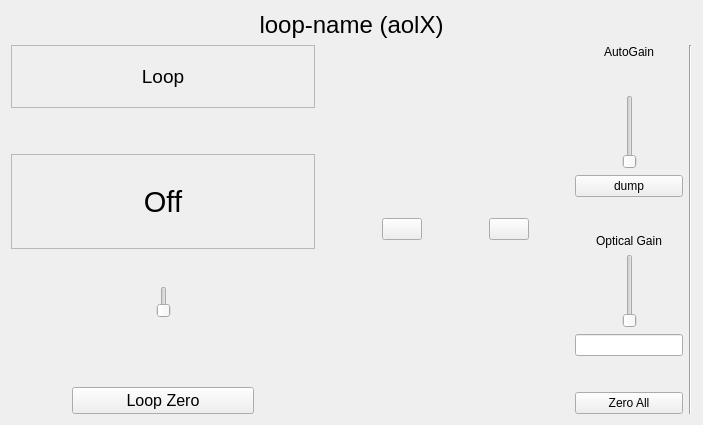
<?xml version="1.0" encoding="UTF-8"?>
<ui version="4.0">
 <class>loopCtrl</class>
 <widget class="QWidget" name="loopCtrl">
  <property name="geometry">
   <rect>
    <x>0</x>
    <y>0</y>
    <width>703</width>
    <height>425</height>
   </rect>
  </property>
  <property name="windowTitle">
   <string>Form</string>
  </property>
  <property name="windowIcon">
   <iconset>
    <normaloff>:/icons/controller-classic.png</normaloff>:/icons/controller-classic.png</iconset>
  </property>
  <layout class="QGridLayout" name="gridLayout">
   <item row="0" column="0">
    <layout class="QVBoxLayout" name="verticalLayout" stretch="3,2,0">
     <item>
      <widget class="QLabel" name="label_LoopName">
       <property name="font">
        <font>
         <pointsize>18</pointsize>
        </font>
       </property>
       <property name="text">
        <string>loop-name (aolX)</string>
       </property>
       <property name="alignment">
        <set>Qt::AlignCenter</set>
       </property>
      </widget>
     </item>
     <item>
      <spacer name="verticalSpacer_3">
       <property name="orientation">
        <enum>Qt::Vertical</enum>
       </property>
       <property name="sizeHint" stdset="0">
        <size>
         <width>20</width>
         <height>40</height>
        </size>
       </property>
      </spacer>
     </item>
     <item>
      <layout class="QHBoxLayout" name="horizontalLayout_2" stretch="5,1,0,1,0,0,0,0">
       <item>
        <layout class="QVBoxLayout" name="vl_loopStatus" stretch="2,0,3,1,1,2,0">
         <item>
          <widget class="QLabel" name="label_loop">
           <property name="font">
            <font>
             <pointsize>14</pointsize>
            </font>
           </property>
           <property name="frameShape">
            <enum>QFrame::StyledPanel</enum>
           </property>
           <property name="text">
            <string>Loop</string>
           </property>
           <property name="alignment">
            <set>Qt::AlignCenter</set>
           </property>
          </widget>
         </item>
         <item>
          <spacer name="verticalSpacer_6">
           <property name="orientation">
            <enum>Qt::Vertical</enum>
           </property>
           <property name="sizeHint" stdset="0">
            <size>
             <width>20</width>
             <height>40</height>
            </size>
           </property>
          </spacer>
         </item>
         <item>
          <widget class="QLabel" name="label_loop_state">
           <property name="font">
            <font>
             <pointsize>22</pointsize>
            </font>
           </property>
           <property name="frameShape">
            <enum>QFrame::StyledPanel</enum>
           </property>
           <property name="text">
            <string>Off</string>
           </property>
           <property name="alignment">
            <set>Qt::AlignCenter</set>
           </property>
          </widget>
         </item>
         <item>
          <spacer name="verticalSpacer">
           <property name="orientation">
            <enum>Qt::Vertical</enum>
           </property>
           <property name="sizeHint" stdset="0">
            <size>
             <width>20</width>
             <height>40</height>
            </size>
           </property>
          </spacer>
         </item>
         <item>
          <layout class="QHBoxLayout" name="horizontalLayout_8" stretch="1,10,1">
           <item>
            <spacer name="horizontalSpacer_3">
             <property name="orientation">
              <enum>Qt::Horizontal</enum>
             </property>
             <property name="sizeHint" stdset="0">
              <size>
               <width>40</width>
               <height>20</height>
              </size>
             </property>
            </spacer>
           </item>
           <item>
            <widget class="xqt::toggleSlider" name="slider_loop">
             <property name="focusPolicy">
              <enum>Qt::NoFocus</enum>
             </property>
            </widget>
           </item>
           <item>
            <spacer name="horizontalSpacer_4">
             <property name="orientation">
              <enum>Qt::Horizontal</enum>
             </property>
             <property name="sizeHint" stdset="0">
              <size>
               <width>40</width>
               <height>20</height>
              </size>
             </property>
            </spacer>
           </item>
          </layout>
         </item>
         <item>
          <spacer name="verticalSpacer_2">
           <property name="orientation">
            <enum>Qt::Vertical</enum>
           </property>
           <property name="sizeHint" stdset="0">
            <size>
             <width>20</width>
             <height>40</height>
            </size>
           </property>
          </spacer>
         </item>
         <item>
          <layout class="QHBoxLayout" name="horizontalLayout" stretch="1,3,1">
           <item>
            <spacer name="horizontalSpacer_5">
             <property name="orientation">
              <enum>Qt::Horizontal</enum>
             </property>
             <property name="sizeHint" stdset="0">
              <size>
               <width>40</width>
               <height>20</height>
              </size>
             </property>
            </spacer>
           </item>
           <item>
            <widget class="QPushButton" name="button_LoopZero">
             <property name="font">
              <font>
               <pointsize>12</pointsize>
              </font>
             </property>
             <property name="focusPolicy">
              <enum>Qt::NoFocus</enum>
             </property>
             <property name="text">
              <string>Loop Zero</string>
             </property>
            </widget>
           </item>
           <item>
            <spacer name="horizontalSpacer_6">
             <property name="orientation">
              <enum>Qt::Horizontal</enum>
             </property>
             <property name="sizeHint" stdset="0">
              <size>
               <width>40</width>
               <height>20</height>
              </size>
             </property>
            </spacer>
           </item>
          </layout>
         </item>
        </layout>
       </item>
       <item>
        <spacer name="horizontalSpacer">
         <property name="orientation">
          <enum>Qt::Horizontal</enum>
         </property>
         <property name="sizeHint" stdset="0">
          <size>
           <width>40</width>
           <height>20</height>
          </size>
         </property>
        </spacer>
       </item>
       <item>
        <widget class="xqt::gainCtrl" name="gainCtrl"/>
       </item>
       <item>
        <spacer name="horizontalSpacer_2">
         <property name="orientation">
          <enum>Qt::Horizontal</enum>
         </property>
         <property name="sizeHint" stdset="0">
          <size>
           <width>40</width>
           <height>20</height>
          </size>
         </property>
        </spacer>
       </item>
       <item>
        <widget class="xqt::gainCtrl" name="mcCtrl"/>
       </item>
       <item>
        <spacer name="horizontalSpacer_7">
         <property name="orientation">
          <enum>Qt::Horizontal</enum>
         </property>
         <property name="sizeHint" stdset="0">
          <size>
           <width>40</width>
           <height>20</height>
          </size>
         </property>
        </spacer>
       </item>
       <item>
        <layout class="QVBoxLayout" name="verticalLayout_autoGain">
         <item>
          <widget class="QLabel" name="label_autogain">
           <property name="text">
            <string>AutoGain</string>
           </property>
           <property name="alignment">
            <set>Qt::AlignCenter</set>
           </property>
          </widget>
         </item>
         <item>
          <spacer name="verticalSpacer_7">
           <property name="orientation">
            <enum>Qt::Vertical</enum>
           </property>
           <property name="sizeHint" stdset="0">
            <size>
             <width>20</width>
             <height>40</height>
            </size>
           </property>
          </spacer>
         </item>
         <item>
          <layout class="QHBoxLayout" name="horizontalLayout_autoGainSlider">
           <item>
            <spacer name="horizontalSpacer_8">
             <property name="orientation">
              <enum>Qt::Horizontal</enum>
             </property>
             <property name="sizeHint" stdset="0">
              <size>
               <width>40</width>
               <height>20</height>
              </size>
             </property>
            </spacer>
           </item>
           <item>
            <widget class="xqt::toggleSlider" name="slider_autogain"/>
           </item>
           <item>
            <spacer name="horizontalSpacer_9">
             <property name="orientation">
              <enum>Qt::Horizontal</enum>
             </property>
             <property name="sizeHint" stdset="0">
              <size>
               <width>40</width>
               <height>20</height>
              </size>
             </property>
            </spacer>
           </item>
          </layout>
         </item>
         <item>
          <widget class="QPushButton" name="button_autoGainDump">
           <property name="text">
            <string>dump</string>
           </property>
          </widget>
         </item>
         <item>
          <spacer name="verticalSpacer_9">
           <property name="orientation">
            <enum>Qt::Vertical</enum>
           </property>
           <property name="sizeHint" stdset="0">
            <size>
             <width>20</width>
             <height>40</height>
            </size>
           </property>
          </spacer>
         </item>
         <item>
          <widget class="QLabel" name="label_trackog">
           <property name="text">
            <string>Optical Gain</string>
           </property>
           <property name="alignment">
            <set>Qt::AlignCenter</set>
           </property>
          </widget>
         </item>
         <item>
          <layout class="QHBoxLayout" name="horizontalLayout_3">
           <item>
            <spacer name="horizontalSpacer_10">
             <property name="orientation">
              <enum>Qt::Horizontal</enum>
             </property>
             <property name="sizeHint" stdset="0">
              <size>
               <width>0</width>
               <height>0</height>
              </size>
             </property>
            </spacer>
           </item>
           <item>
            <widget class="xqt::toggleSlider" name="slider_trackog"/>
           </item>
           <item>
            <spacer name="horizontalSpacer_11">
             <property name="orientation">
              <enum>Qt::Horizontal</enum>
             </property>
             <property name="sizeHint" stdset="0">
              <size>
               <width>0</width>
               <height>0</height>
              </size>
             </property>
            </spacer>
           </item>
          </layout>
         </item>
         <item>
          <widget class="xqt::statusEntry" name="opticalGain"/>
         </item>
         <item>
          <spacer name="verticalSpacer_4">
           <property name="orientation">
            <enum>Qt::Vertical</enum>
           </property>
           <property name="sizeHint" stdset="0">
            <size>
             <width>20</width>
             <height>40</height>
            </size>
           </property>
          </spacer>
         </item>
         <item>
          <widget class="QPushButton" name="button_zeroall">
           <property name="text">
            <string>Zero All</string>
           </property>
          </widget>
         </item>
        </layout>
       </item>
       <item>
        <widget class="Line" name="line">
         <property name="orientation">
          <enum>Qt::Vertical</enum>
         </property>
        </widget>
       </item>
      </layout>
     </item>
    </layout>
   </item>
  </layout>
 </widget>
 <customwidgets>
  <customwidget>
   <class>xqt::statusEntry</class>
   <extends>QLineEdit</extends>
   <header>../xWidgets/statusEntry.hpp</header>
  </customwidget>
  <customwidget>
   <class>xqt::gainCtrl</class>
   <extends>QPushButton</extends>
   <header>../xWidgets/gainCtrl.hpp</header>
  </customwidget>
  <customwidget>
   <class>xqt::toggleSlider</class>
   <extends>QSlider</extends>
   <header>../xWidgets/toggleSlider.hpp</header>
  </customwidget>
 </customwidgets>
 <resources/>
 <connections/>
</ui>
